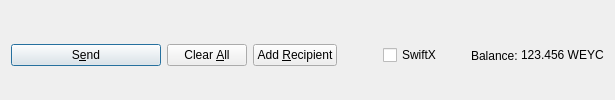
         <widget class="QFrame" name="frame_Send">
          <layout class="QHBoxLayout" name="horizontalLayout">
           <property name="bottomMargin">
            <number>0</number>
           </property>
           <item>
            <widget class="QPushButton" name="sendButton">
             <property name="minimumSize">
              <size>
               <width>150</width>
               <height>0</height>
              </size>
             </property>
             <property name="toolTip">
              <string>Confirm the send action</string>
             </property>
             <property name="text">
              <string>S&amp;end</string>
             </property>
             <property name="icon">
              <iconset resource="../reecore.qrc">
               <normaloff>:/icons/send</normaloff>:/icons/send</iconset>
             </property>
             <property name="autoDefault">
              <bool>false</bool>
             </property>
             <property name="default">
              <bool>true</bool>
             </property>
            </widget>
           </item>
           <item>
            <widget class="QPushButton" name="clearButton">
             <property name="sizePolicy">
              <sizepolicy hsizetype="Minimum" vsizetype="Fixed">
               <horstretch>0</horstretch>
               <verstretch>0</verstretch>
              </sizepolicy>
             </property>
             <property name="toolTip">
              <string>Clear all fields of the form.</string>
             </property>
             <property name="text">
              <string>Clear &amp;All</string>
             </property>
             <property name="icon">
              <iconset resource="../reecore.qrc">
               <normaloff>:/icons/remove</normaloff>:/icons/remove</iconset>
             </property>
             <property name="autoDefault">
              <bool>false</bool>
             </property>
            </widget>
           </item>
           <item>
            <widget class="QPushButton" name="addButton">
             <property name="toolTip">
              <string>Send to multiple recipients at once</string>
             </property>
             <property name="text">
              <string>Add &amp;Recipient</string>
             </property>
             <property name="icon">
              <iconset resource="../reecore.qrc">
               <normaloff>:/icons/add</normaloff>:/icons/add</iconset>
             </property>
             <property name="autoDefault">
              <bool>false</bool>
             </property>
            </widget>
           </item>
           <item>
            <spacer name="horizontalSpacer">
             <property name="orientation">
              <enum>Qt::Horizontal</enum>
             </property>
             <property name="sizeHint" stdset="0">
              <size>
               <width>40</width>
               <height>20</height>
              </size>
             </property>
            </spacer>
           </item>
           <item>
            <layout class="QHBoxLayout" name="horizontalLayout_2">
             <property name="spacing">
              <number>3</number>
             </property>
             <item>
              <widget class="QCheckBox" name="checkSwiftX">
               <property name="enabled">
                <bool>true</bool>
               </property>
               <property name="minimumSize">
                <size>
                 <width>85</width>
                 <height>0</height>
                </size>
               </property>
               <property name="text">
                <string>SwiftX</string>
               </property>
              </widget>
             </item>
             <item>
              <widget class="QLabel" name="label">
               <property name="text">
                <string>Balance:</string>
               </property>
              </widget>
             </item>
             <item>
              <widget class="QLabel" name="labelBalance">
               <property name="sizePolicy">
                <sizepolicy hsizetype="Preferred" vsizetype="Fixed">
                 <horstretch>0</horstretch>
                 <verstretch>0</verstretch>
                </sizepolicy>
               </property>
               <property name="cursor">
                <cursorShape>IBeamCursor</cursorShape>
               </property>
               <property name="text">
                <string notr="true">123.456 WEYC</string>
               </property>
               <property name="textInteractionFlags">
                <set>Qt::LinksAccessibleByMouse|Qt::TextSelectableByKeyboard|Qt::TextSelectableByMouse</set>
               </property>
              </widget>
             </item>
            </layout>
           </item>
          </layout>
         </widget>
